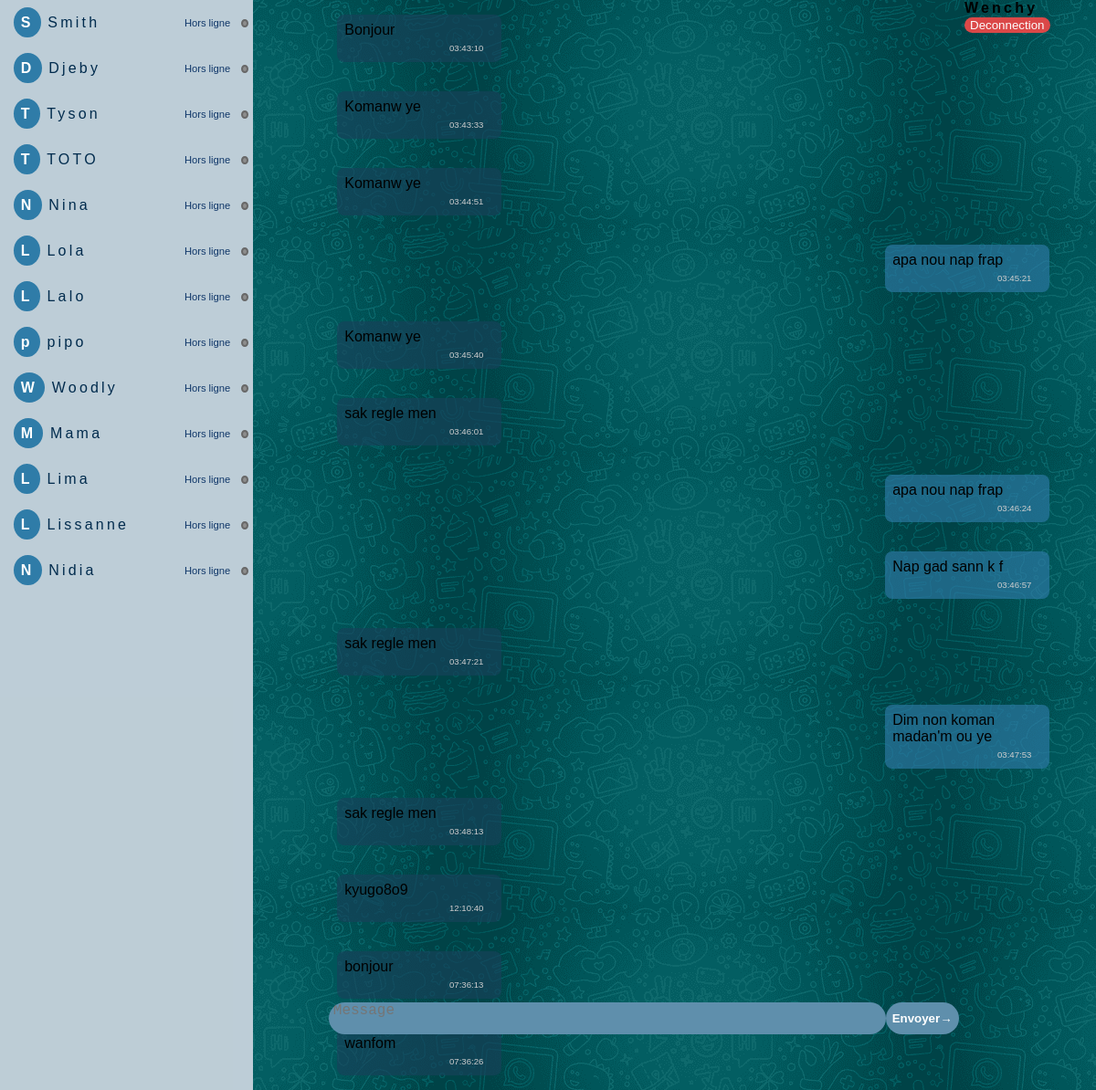
Page /pages/chat.php (signed in) on the committed database.
### tables this page shows
CREATE TABLE `utilisateurs` (
  `id_utilisateur` int(11) NOT NULL,
  `pseudo` varchar(255) NOT NULL,
  `statut` tinyint(1) NOT NULL,
  `password` varchar(255) NOT NULL
);

CREATE TABLE `message` (
  `id` int(11) NOT NULL,
  `id_utilisateurs` int(11) NOT NULL,
  `message` text NOT NULL,
  `dateDenvoi` date NOT NULL,
  `heureDenvoi` time NOT NULL
);

### autoLoad/autoLoader.php (called while the page is built, shortened)
<?php
    function myAutoloader($className)
{
    $paths = [
        "./classes/",
        "../classes/",
        "../../classes/"
    ];
    $dirs = [
        'db/',
        'clients/',
        'locations/',
        'mini-chat/',
        'utilisateurs/',
        'voiture/',
    ];
    $extension = '.class.php';
    foreach ($paths as $path) {
        foreach ($dirs as $dir) {
            $fullpath = $path . $dir . $className . $extension;
        }
    }
}
?>

### classes/db/Connection.class.php (called while the page is built, shortened)
<?php
class Connection
{
    private $host = NULL;
    private $dbname = NULL;
    private $userName = NULL;
    private $password = NULL;
    function __construct()
    {
        $this->host = 'localhost';
        $this->dbname = 'smithrentacar';
        $this->userName = 'root';
        $this->host = '';
    }
    function getConnection(){
        $dsn = ("mysql:host=".$this->host . ";dbname=" .$this->dbname . ";charset=utf8");
        try {
            $this->pdo = new PDO($dsn, $this->userName, $this->password);
            $this->pdo->setAttribute(PDO::ATTR_ERRMODE, PDO::ERRMODE_EXCEPTION);
            $this->pdo->setAttribute(PDO::ATTR_DEFAULT_FETCH_MODE, PDO::FETCH_OBJ);
            return $this->pdo;
        } catch (PDOException $e) {
            die('Error : ' . $e->getMessage());
        }
    }
}

### classes/utilisateurs/ModelUtilisateurs.class.php (called while the page is built, shortened)
<?php
class ModelUtilisateurs extends Connection
{
    protected function getAllUtilisateurs()
    {
        $sql = "SELECT id_utilisateur, pseudo, statut FROM utilisateurs";
        $stm = $this->getConnection()->prepare($sql);
        $stm->execute();
        return $stm->fetchAll();
    }
}

### classes/utilisateurs/VueUtilisateurs.class.php (called while the page is built, shortened)
<?php
    class VueUtilisateurs extends ModelUtilisateurs{
        public function getAllUtilisateur(){
            return $this->getAllUtilisateurs();
        }
    }
?>

### classes/mini-chat/ModelMiniChat.class.php (called while the page is built, shortened)
<?php
class ModelMiniChat extends Connection
{
    protected function getAlleMessage()
    {
        $sql = "SELECT  `message`.`id_utilisateurs`, `utilisateurs`.`pseudo`, `message`.`message`, `message`.   `dateDenvoi`, `message`.`heureDenvoi`
        FROM `message`
            INNER JOIN `utilisateurs`
            ON `utilisateurs`.`id_utilisateur` = `message`.`id_utilisateurs`
        ORDER BY `message`.`dateDenvoi`, `message`.`heureDenvoi` ASC; ";
        $stm = $this->getConnection()->prepare($sql);
        $stm->execute([]);
        return $stm->fetchAll();
    }
}

### classes/mini-chat/VueMiniChat.class.php (called while the page is built, shortened)
<?php
    class VueMiniChat extends ModelMiniChat{
        public function alleMessage(){
            return $this->getAlleMessage();
        }
    }
?>

### pages/chat.php (the view, shortened to what this page needs)
<?php
include('../autoLoad/autoLoader.php');
$vueUtilisateur = new VueUtilisateurs();
$vueChat = new VueMiniChat();
$users = $vueUtilisateur->getAllUtilisateur();
?>
<!DOCTYPE html>
<html lang="en">
<head>
    <link rel="stylesheet" href="../assets/css/style.css">
</head>
<body>
    <div class="curentUser">
        <form action="./chat.php" method="POST">
            <div class="disconnect-div">
                <strong><?= $_SESSION['utilisateurs']->pseudo ?></strong>
                <input class="disconnect" type="submit" name="logout" value="Deconnection">
            </div>
        </form>
    </div>
    <div class="chat">
        <div class="utilisateur">
            <?php
            foreach ($users as $user) {
                if ($user->id_utilisateur != $_SESSION['utilisateurs']->id_utilisateur) {
                    if ($user->statut == 1) {
            ?>
                        <div class="user-online">
                            <p class="user"><strong class="strong"><?= $user->pseudo[0] ?></strong> <?= $user->pseudo ?></p>
                            <small class="enLigne">En ligne</small>
                            <div id="online"></div>
                        </div>
                    <?php
                    } else {
                    ?>
                        <div class="user-online">
                            <p class="user"><strong class="strong"><?= $user->pseudo[0] ?></strong> <?= $user->pseudo ?></p>
                            <small class="enLigne">Hors ligne</small>
                            <div id="Horsligne"></div>
                        </div>
            <?php
                    }
                }
            }
            ?>
        </div>
        <div class="globalmessage">
            <div class="message">
                <?php
                $allMessages = $vueChat->alleMessage();
                foreach ($allMessages as $message) {
                    if ($message->id_utilisateurs == $_SESSION['utilisateurs']->id_utilisateur) {
                ?>
                        <p class="curent"><?= $message->message ?> <small id="time"><?= $message->heureDenvoi ?></small></p>
                    <?php
                    } else {
                    ?>
                        <p class="auther"><?= $message->message ?><br><small id="time"><?= $message->heureDenvoi ?></small></p>
                <?php
                    }
                }
                ?>
            </div>
        </div>
        <div class="inputMessage">
            <form action="./chat.php" method="POST">
            <textarea class="msg" type="ar" name="message" placeholder="Message" id="" cols="30" rows="20"></textarea>
                <input class="btnSend" type="submit" value="Envoyer&rarr;" name="send">
            </form>
        </div>
    </div>
</body>
</html>

### assets/css/style.css (style rules this page uses)
body { margin: 0; padding: 0; font-family: 'poppins', sans-serif; top: 50; height: 100vh; box-sizing: border-box; }
.strong { background: rgb(47, 124, 168); padding: .5rem; width: 50px; height: 50px; border-radius: 50%; color: white; }
.utilisateur { overflow: auto; height: 100vh; background: rgba(95, 143, 172, 0.329); min-height: 100vh; width: 30vw; }
.inputMessage { display: flex; justify-content: center; align-items: center; position: absolute; top: 92%; left: 30%; }
.curentUser { display: flex; position: absolute; left: 88%; }
.disconnect { border: none; outline: none; border-radius: 1.5rem; background: rgb(219, 72, 72); color: rgb(253, 253, 253); }
.disconnect-div { height: 1rem; letter-spacing: .2rem; }
#Horsligne { background: #8d8d8d; border-radius: 50%; width: 5px; height: 5px; border: 2px solid #686868; }
.msg { height: 35px; width: 600px; border: none; outline: none; background: rgb(95, 143, 172); color: rgb(255, 255, 255); font-size: 1rem; font-weight: 500; border-radius: 1.5rem; padding: 0rem .3rem 0rem; }
.utilisateur p { margin-left: 10px; width: 90%; color: rgb(1, 43, 77); font-weight: 500; letter-spacing: .2rem; }
.message { flex: 1; display: flex; flex-direction: column; background-image: url('../img/bg2.png'); background-attachment: fixed; height: 100vh; overflow: hidden auto; }
.curent { margin-left: 75%; width: 15vw; background: rgba(47, 124, 168, 0.644); border-radius: .5rem; padding: .5rem; box-sizing: border-box; }
.auther { margin-left: 10%; width: 15vw; background: rgba(24, 66, 90, 0.644); border-radius: .5rem; padding: .5rem; box-sizing: border-box; }
#time { color: rgb(206, 206, 206); font-size: .6rem; margin-left: 70%; }
.chat { display: flex; }
.user-online { padding: 0rem .3rem 0rem; display: flex; align-items: center; }
.enLigne { width: 30%; font-size: .7rem; color: rgb(16, 55, 105); letter-spacing: normal; left: 5rem; }
.globalmessage { display: flex; height: 100vh; width: 100vw; }
.btnSend { color: rgb(255, 255, 255); font-weight: 700; background: rgb(95, 143, 172); border: none; border-radius: 5rem; height: 35px; width: 80px; position: absolute; }
textarea { resize: none; }
body { background: rgb(235, 235, 235); }

### rows in the picture
utilisateurs: pseudo "S", pseudo "Smith"
utilisateurs: pseudo "D", pseudo "Djeby"
utilisateurs: pseudo "T", pseudo "Tyson"
utilisateurs: pseudo "T", pseudo "TOTO"
utilisateurs: pseudo "N", pseudo "Nina"
utilisateurs: pseudo "L", pseudo "Lola"
utilisateurs: pseudo "L", pseudo "Lalo"
utilisateurs: pseudo "p", pseudo "pipo"
utilisateurs: pseudo "W", pseudo "Woodly"
utilisateurs: pseudo "M", pseudo "Mama"
utilisateurs: pseudo "L", pseudo "Lima"
utilisateurs: pseudo "L", pseudo "Lissanne"
utilisateurs: pseudo "N", pseudo "Nidia"
message: message "Bonjour", heureDenvoi "03:43:10"
message: message "Komanw ye", heureDenvoi "03:43:33"
message: message "Komanw ye", heureDenvoi "03:44:51"
message: message "apa nou nap frap", heureDenvoi "03:45:21"
message: message "Komanw ye", heureDenvoi "03:45:40"
message: message "sak regle men", heureDenvoi "03:46:01"
message: message "apa nou nap frap", heureDenvoi "03:46:24"
message: message "Nap gad sann k f", heureDenvoi "03:46:57"
message: message "sak regle men", heureDenvoi "03:47:21"
message: message "Dim non koman madan'm ou ye", heureDenvoi "03:47:53"
message: message "sak regle men", heureDenvoi "03:48:13"
message: message "kyugo8o9", heureDenvoi "12:10:40"
message: message "bonjour", heureDenvoi "07:36:13"
message: message "wanfom", heureDenvoi "07:36:26"

### other values in the picture
$_SESSION['utilisateurs']->pseudo "Wenchy"
